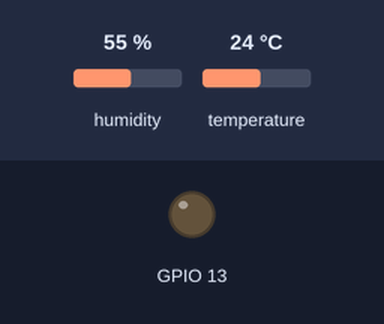
Bench run of a sketch on a simulated ESP8266 (NodeMCU). Shown: output pins drawn as LEDs (lit = HIGH). Dashed ring = blinking. The test bench sets the inputs (shaded band); at power-on: temperature 24 °C, humidity 55 %. WiFi joins after 1.5 s; servers stay silent unless stated; what the sketch prints to the serial monitor is not drawn.

Above: at 2.7 s.
2.8 s: temperature set to 27 °C
6.0 s: temperature set to 30 °C
At 7.0 s:
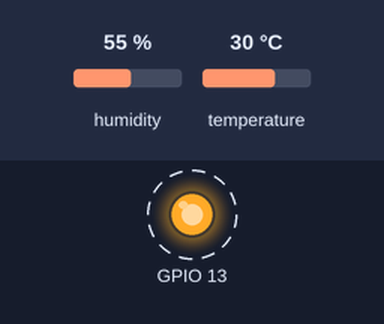
12.7 s: temperature set to 12 °C
At 13.5 s:
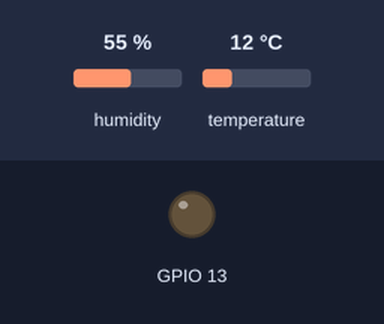
15.9 s: temperature set to 33 °C
At 17.8 s:
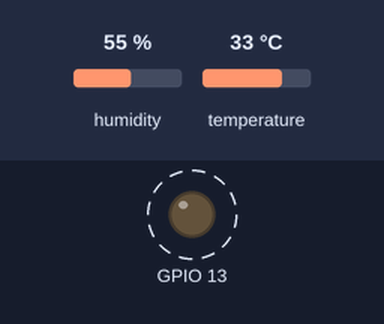
Timing chart, 0 to 23.6 s (numbered marks = the images above; inputs shaded):
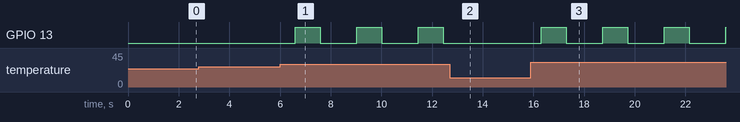

The sketch:

iotPos.ino
```cpp
#include <DHT.h>
#include <ESP8266WiFi.h>

const char *ssid =  "nome_da_rede";
const char *pass =  "senha_da_rede";

const char* server = "api.thingspeak.com";
String apiKey = "api_key";

String thingtweetAPIKey = "thing_tweet_api_key";

WiFiClient client;

#define DHTPIN 5
DHT dht(DHTPIN, DHT11);

void setup() {
  pinMode(13, OUTPUT);
  Serial.begin(115200);
  delay(10);
  Serial.println("Connecting to ");
  Serial.println(ssid);
  WiFi.begin(ssid, pass);
  while (WiFi.status() != WL_CONNECTED)
  {
    delay(500);
    Serial.print(".");
  }
  Serial.println("");
  Serial.println("WiFi connected");
  dht.begin();
}

void loop() {

  float h = dht.readHumidity();
  float t = dht.readTemperature();

  Serial.print("Temperature: ");
    Serial.print(t);
    Serial.print(" degrees Celcius, Humidity: ");
    Serial.print(h);
    Serial.println("%. Send to Thingspeak.");

    if (isnan(h) || isnan(t))
  {
    Serial.println("Failed to read from DHT sensor!");
    return;
  }

  if (t > 28.0f) {
    updateTwitterStatus("Temperatura acima de 28ºC e não estou mais no computador.");
    digitalWrite(13, HIGH);
    delay(1000);
    digitalWrite(13, LOW);
  }

if (client.connect(server, 80))  //   "184.106.153.149" or api.thingspeak.com
  {
    String postStr = apiKey;
    postStr += "&field1=";
    postStr += String(t);
    postStr += "&field2=";
    postStr += String(h);
    postStr += "\r\n\r\n";
    client.print("POST /update HTTP/1.1\n");
    client.print("Host: api.thingspeak.com\n");
    client.print("Connection: close\n");
    client.print("X-THINGSPEAKAPIKEY: " + apiKey + "\n");
    client.print("Content-Type: application/x-www-form-urlencoded\n");
    client.print("Content-Length: ");
    client.print(postStr.length());
    client.print("\n\n");
    client.print(postStr);
    Serial.print("Temperature: ");
    Serial.print(t);
    Serial.print(" degrees Celcius, Humidity: ");
    Serial.print(h);
    Serial.println("%. Send to Thingspeak.");
  }
  client.stop();
  Serial.println("Waiting...");

    delay(1000);

}

void updateTwitterStatus(String tsData)
{
  if (client.connect(server, 80))
  {
    // Create HTTP POST Data
    tsData = "api_key=" + thingtweetAPIKey + "&status=" + tsData;
    client.print("POST /apps/thingtweet/1/statuses/update HTTP/1.1\n");
    client.print("Host: api.thingspeak.com\n");
    client.print("Connection: close\n");
    client.print("Content-Type: application/x-www-form-urlencoded\n");
    client.print("Content-Length: ");
    client.print(tsData.length());
    client.print("\n\n");
    client.print(tsData);
  }
}
```

Measured:
- the behaviour switches between 28 and 29 °C on temperature (found by bisection; images 0 and 1)
- after the input at 2.8 s, every drawn part: stays the same
- after the input at 6.0 s, GPIO 13: alternates HIGH for 1.0 s and LOW for 1.4 s, starting after 0.60 s
- after the input at 12.7 s, GPIO 13: stays LOW (without the input it goes to HIGH after 1.2 s)
- after the input at 15.9 s, GPIO 13: alternates HIGH for 1.0 s and LOW for 1.4 s, starting after 0.40 s
